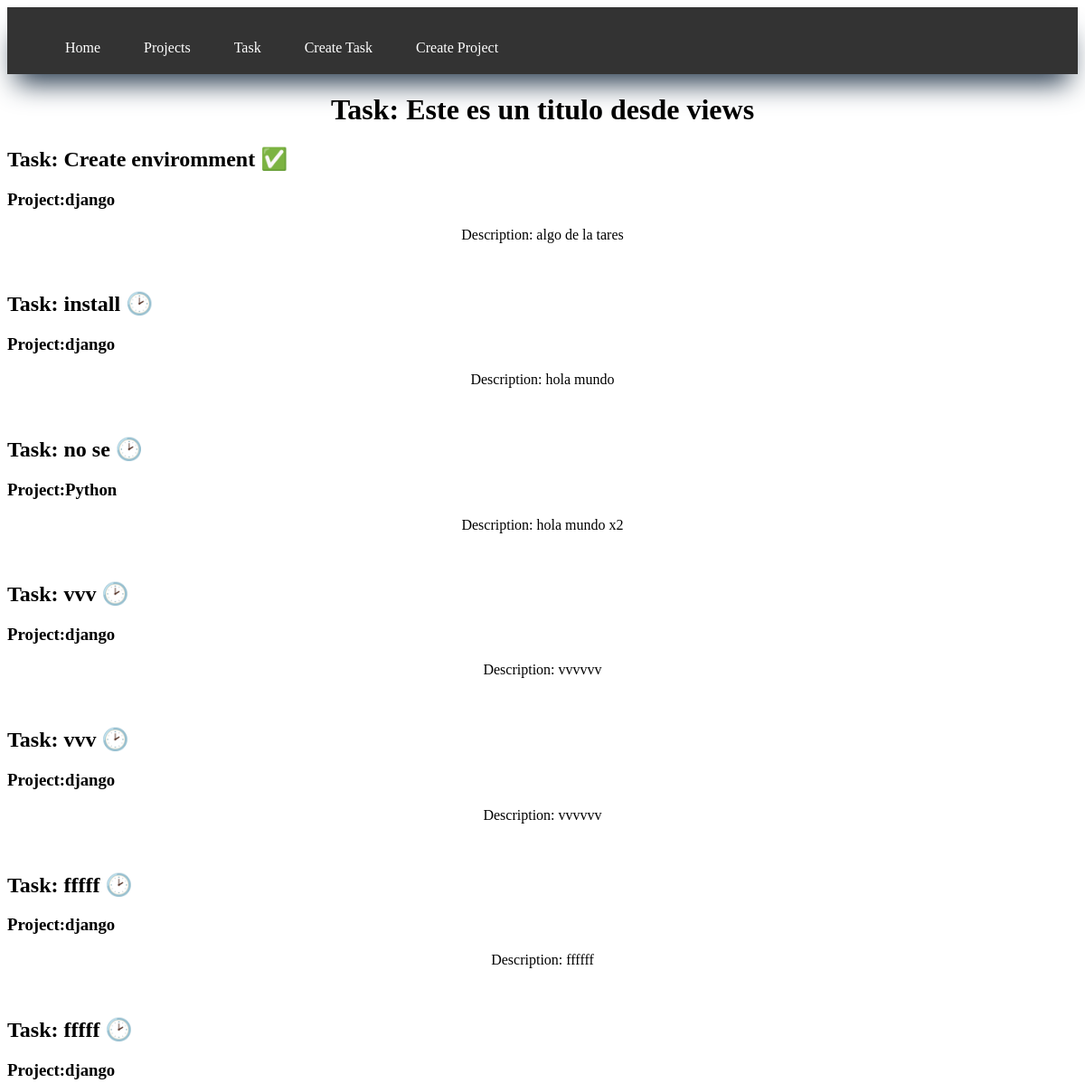
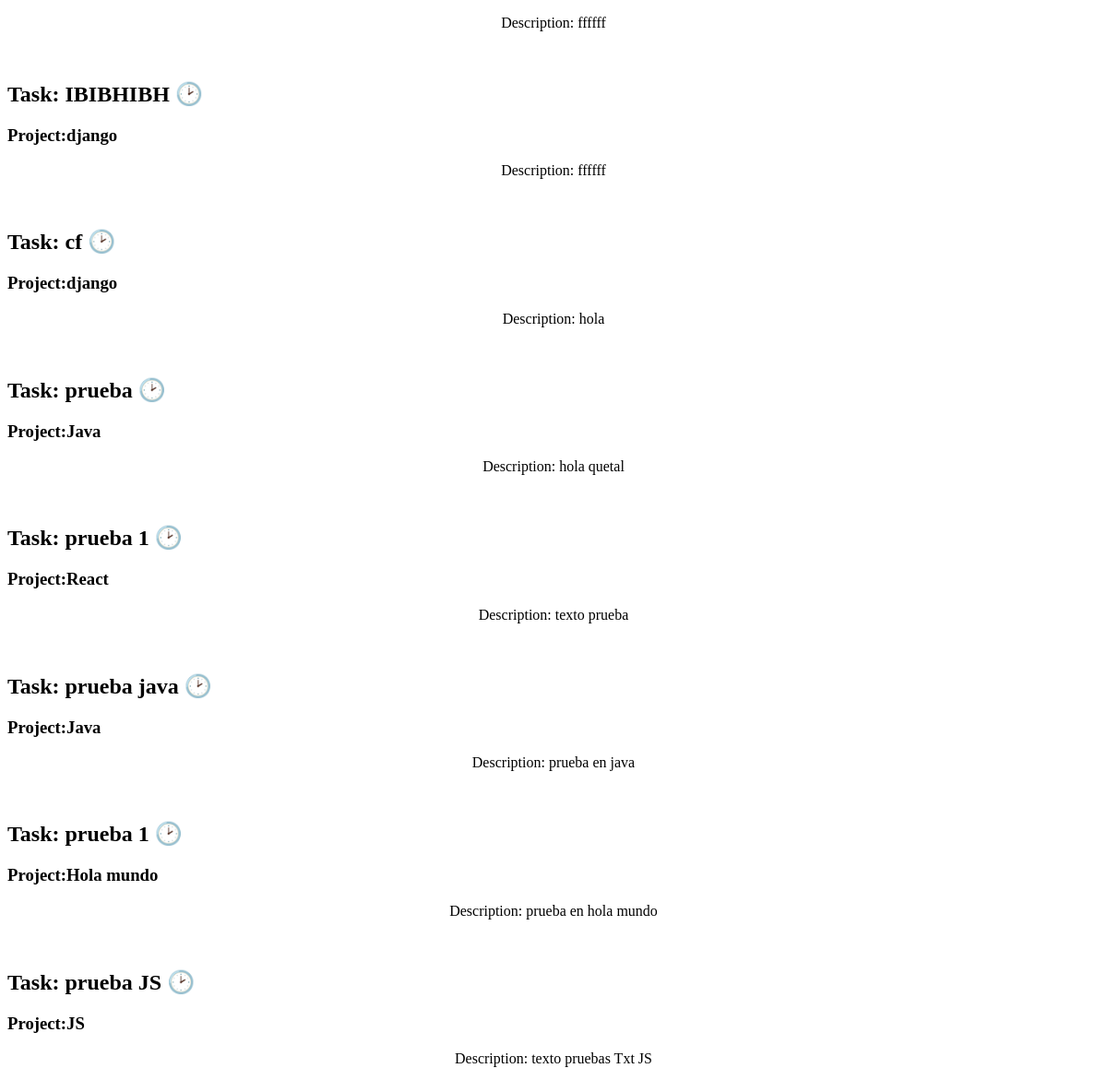
Page /task on the committed database (2 pictures, top to bottom).
### myapp/models.py (models this page shows, shortened)
class Task(models.Model):
    title = models.CharField(max_length=200, help_text='Ingrese el título de la tarea')
    description = models.CharField(max_length=200, help_text='Ingrese la descripción de la tarea')
    project = models.ForeignKey(Project, on_delete=models.CASCADE)
    done = models.BooleanField(default=False)

class Project( models.Model ):
    name = models.CharField(max_length=50, help_text='Ingrese el nombre del projecto')

### myapp/views.py (the view)
# urls.py: path('task', views.taks, name='tasks'),
def taks( request ):
    title = "Task: Este es un titulo desde views"
    tasks = Task.objects.all()
    return render(request, 'tasks/task.html', {
        'title': title,
        'tasks':tasks
    })

### myapp/templates/tasks/task.html
{% extends 'layouts/base.html' %}
{% block content %}
<h1>{{title}}</title></h1>
{% for task in tasks %}
<article>
    <h2>Task: {{ task.title }}
        {% if task.done == False %}
            🕑
        {% else %}
            ✅
        {% endif %}
    </h2>
    <h3>Project:{{ task.project.name }}</h3>
    <p>Description: {{ task.description }}</p>
    <br>
</article>
{% endfor %}
{% endblock %}

### myapp/static/css/style.css (style rules this page uses)
h1 { text-align: center; }
p { text-align: center; }

### rows in the picture
Task: title "Create enviromment", project.name "django", description "algo de la tares"
Task: title "install", project.name "django", description "hola mundo"
Task: title "no se", project.name "Python", description "hola mundo x2"
Task: title "vvv", project.name "django", description "vvvvvv"
Task: title "vvv", project.name "django", description "vvvvvv"
Task: title "fffff", project.name "django", description "ffffff"
Task: title "fffff", project.name "django", description "ffffff"
Task: title "IBIBHIBH", project.name "django", description "ffffff"
Task: title "cf", project.name "django", description "hola"
Task: title "prueba", project.name "Java", description "hola quetal"
Task: title "prueba 1", project.name "React", description "texto prueba"
Task: title "prueba java", project.name "Java", description "prueba en java"
Task: title "prueba 1", project.name "Hola mundo", description "prueba en hola mundo"
Task: title "prueba JS", project.name "JS", description "texto pruebas Txt JS"

### other values in the picture
{{ title }} "Task: Este es un titulo desde views"
